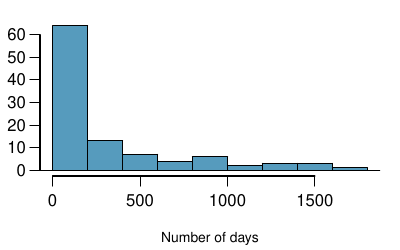

Write the R code that produced this figure.
setwd('~/OI_Biostat/oi_biostat_source/ch_inference_foundations_oi_biostat/figures/eoce/heartTr')

library(openintro)


pdf("heartTr.pdf", height = 2.5, width = 4)

par(mar=c(3.7,2,1,1), las=1, mgp=c(2.5,0.7,0), mfrow = c(1,1), cex.lab = .8)

histPlot(heartTr$survtime, col = COL[1], xlab = "Number of days", ylab = "")


dev.off()


